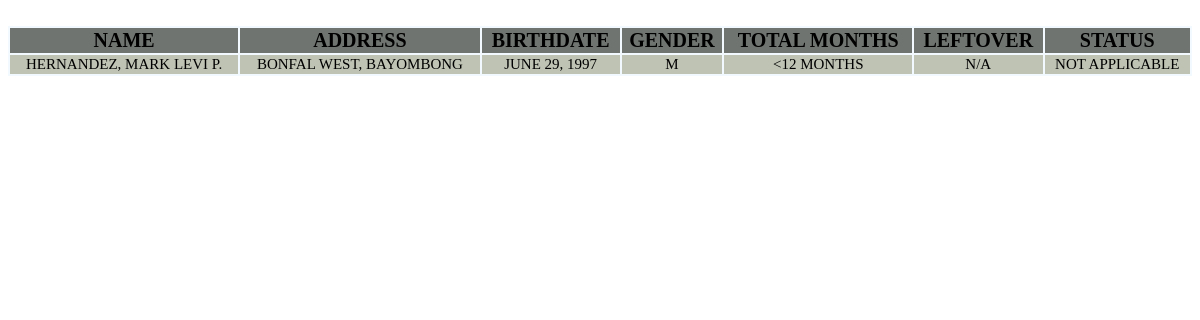
The page /htdocs/GIP/backend-search.php?term=HERNANDEZ, MARK LEVI P. on the database as committed earlier.
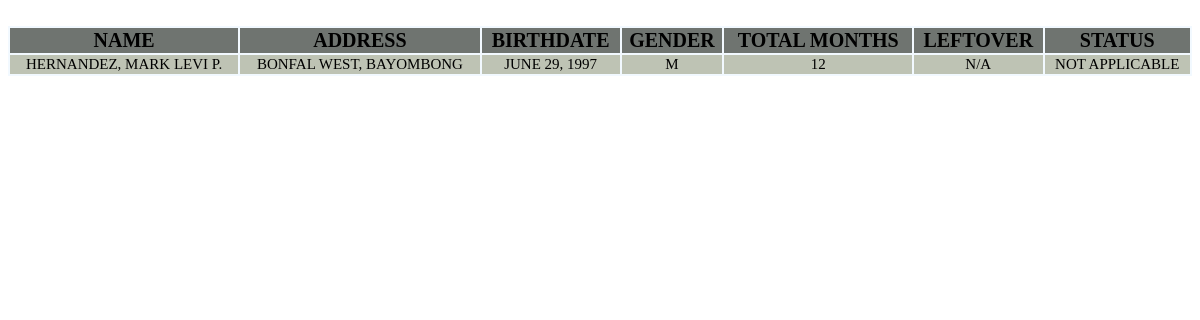
The same page on the database as committed later.
### tables this page shows
CREATE TABLE `gip_table` (
  `personal_id` int(255) NOT NULL,
  `name` varchar(255) DEFAULT NULL,
  `address` varchar(255) DEFAULT NULL,
  `birth_date` varchar(255) DEFAULT NULL,
  `gender` varchar(255) DEFAULT NULL,
  `office` varchar(255) DEFAULT NULL,
  `contract_number` varchar(255) DEFAULT NULL,
  `start_date` varchar(255) DEFAULT NULL,
  `end_date` varchar(255) DEFAULT NULL,
  `rendered` varchar(255) DEFAULT NULL,
  `total` varchar(255) DEFAULT NULL,
  `leftover` varchar(255) DEFAULT NULL,
  `status` varchar(255) DEFAULT NULL
);

### htdocs/GIP/backend-search.php (the view, shortened to what this page needs)
<!DOCTYPE html>
<html lang="en">
    <head>
        <link rel="stylesheet" href="css/gip.css">
    </head>
    <body>
        <br>
        <div class="container-display">
                <table class="table-display" style="font-size:20px;">
                    <thead class="table-head">
                        <tr>
                            <th>Name</th>
                            <th>Address</th>
                            <th>Birthdate</th>
                            <th>Gender</th>
                            <th>Total Months</th>
                            <th>Leftover</th>
                            <th>Status</th>
                        </tr>
                    <thead>
                    <tbody>
                        <?php
                        $link = mysqli_connect("localhost", "root", "", "gip_database");
                        $searchTerm = $_REQUEST["term"];
                        $sql = "SELECT * FROM gip_table WHERE name LIKE ? OR address LIKE ?";
                        if ($stmt = mysqli_prepare($link, $sql)) {
                        $param_term = "%" . $searchTerm . "%";
                        mysqli_stmt_bind_param($stmt, "ss", $param_term, $param_term);
                        if (mysqli_stmt_execute($stmt)) {
                         $result = mysqli_stmt_get_result($stmt);
                        if (mysqli_num_rows($result) > 0) {
                        while ($row = mysqli_fetch_array($result, MYSQLI_ASSOC)) {
                                            ?>
                        <tr class="table-body" style="font-size:15px;">
                        <td>
                        <a style="color: black; text-decoration: none;" href="gipedit.php?personal_id=<?php echo $row['personal_id']; ?>"><?php echo $row['name']; ?></a>
                        </td>
                        <td><?php echo $row["address"]; ?></td>
                        <td><?php echo $row["birth_date"]; ?></td>
                        <td><?php echo $row["gender"]; ?></td>
                        <td><?php echo $row["total"]; ?></td>
                        <td><?php echo $row["leftover"]; ?></td>
                        <td><?php echo $row["status"]; ?></td>
                        </tr>
                    </tbody>
                        <?php
                        }
                    } else{
                        echo "<p style='font-family: genshin';>No matches found</p>";?>
                        <a type="submit" style="font-family:genshin; padding-bottom: 50px;" href="gipadd.php">&#43; ADD</a>
                    </div>
                    <?php
                    }
                } else{
                    echo "ERROR: Could not able to execute $sql. " . mysqli_error($link);
                }
            }
                        ?>
                </table>
    </div>
    </body>
</html>

### htdocs/GIP/css/gip.css (style rules this page uses)
.container-display { width: 100%; height: 100%; background-color: rgba(240, 248, 255, 0.831); }
.container-display .table-display { font-family: genshin; text-align: center; text-transform: uppercase; width: 100%; height: 100%; }
.container-display .table-display .table-head { background-color: rgb(111, 116, 112); width: 100%; height: 100%; }
.container-display .table-display .table-body { background-color: rgb(190, 195, 180); width: 100%; height: 100%; }

Rows that differ between the two databases and show on the page:
changed gip_table "HERNANDEZ, MARK LEVI P.": total "<12 MONTHS" → "12"
